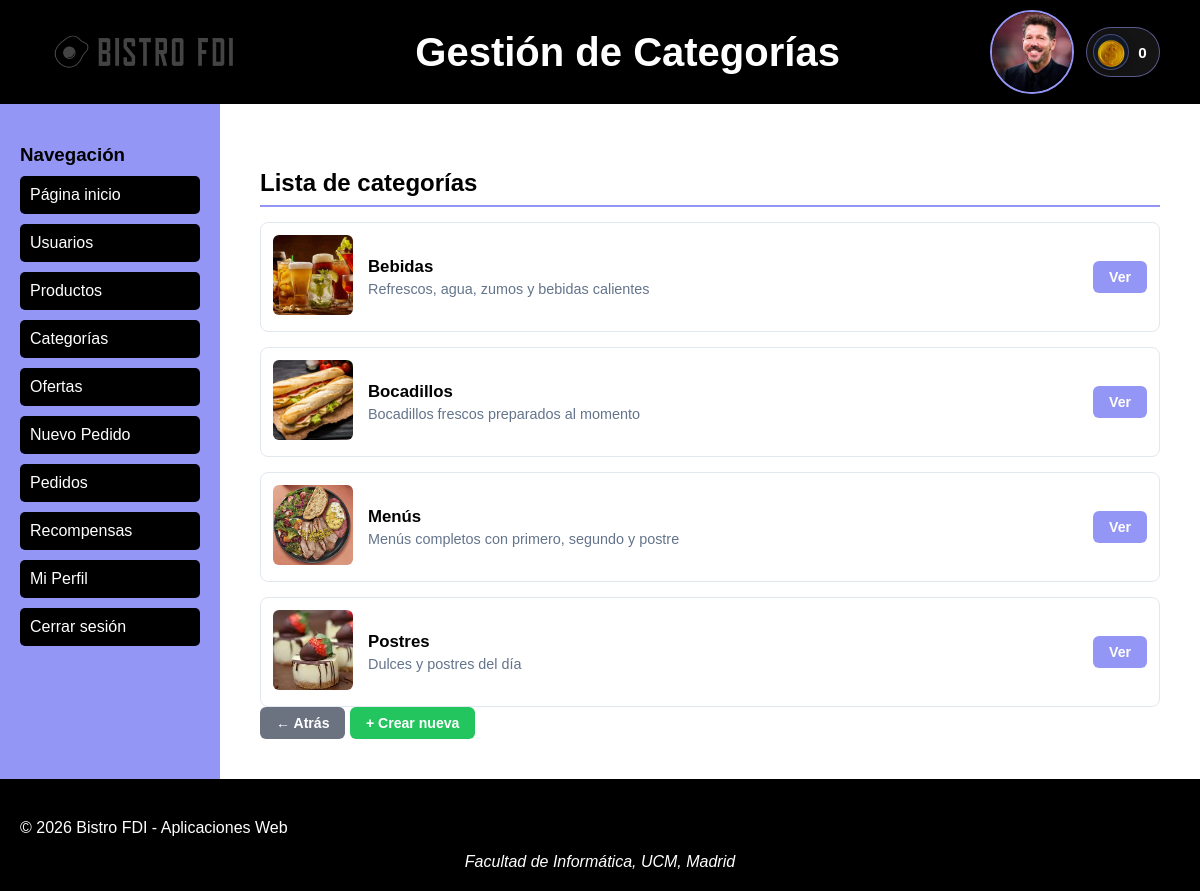
The app's page /includes/vistas/productos/categoriaslist.php (signed in), older data.
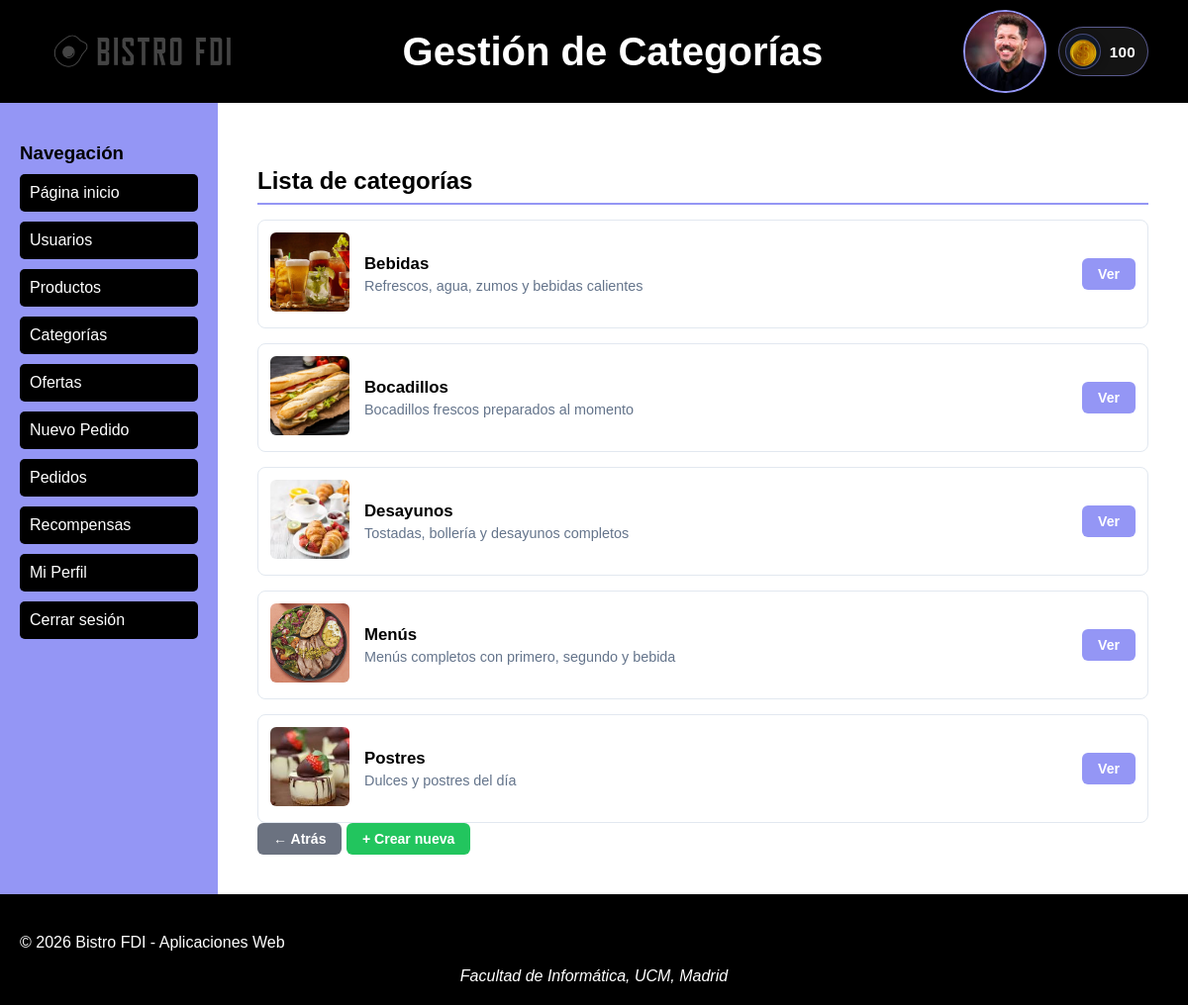
The same page, newer data.
### tables this page shows
CREATE TABLE IF NOT EXISTS `Usuarios` (
  `id`             int(11)      NOT NULL AUTO_INCREMENT,
  `nombreUsuario`  varchar(50) NOT NULL,
  `email`          varchar(100) NOT NULL,
  `nombre`         varchar(100) NOT NULL,
  `apellidos`      varchar(150) NOT NULL,
  `password`       varchar(255) NOT NULL,
  `avatar`         varchar(255),
  `saldo_bistrocoins`int(11)    NOT NULL DEFAULT 0,
  `activo`         tinyint(1)   NOT NULL DEFAULT 1,
  `fecha_creacion` datetime     NOT NULL DEFAULT CURRENT_TIMESTAMP,
  PRIMARY KEY (`id`),
  UNIQUE KEY `uq_nombreUsuario` (`nombreUsuario`)
);

CREATE TABLE IF NOT EXISTS `Categorias` (
  `id`                        int(11)      NOT NULL AUTO_INCREMENT,
  `nombre`                    varchar(100) NOT NULL,
  `descripcion`               text NOT NULL,
  `imagen`                    varchar(255),
  `activa`                    tinyint(1)   NOT NULL DEFAULT 1,
  `necesita_preparacion`      tinyint(1)   NOT NULL DEFAULT 1,
  PRIMARY KEY (`id`),
  UNIQUE KEY `uq_categoria_nombre` (`nombre`)
);

### includes/Producto/Categoria.php (called while the page is built, shortened)
<?php
class Categoria
{
    private $id;
    private $nombre;
    private $descripcion;
    private $imagen;
    public function __construct($nombre, $descripcion, $imagen, $activa, $id = null)
    {
        $this->id = $id;
        $this->nombre = $nombre;
        $this->descripcion = $descripcion;
        $this->imagen = $imagen;
    }
  public function getId()
  {
    return $this->id;
  }
  public function getNombre()
  {
    return $this->nombre;
  }
  public function getDescripcion()
  {
    return $this->descripcion;
  }
  public function getImagen()
  {
    return $this->imagen;
  }
}
?>

### includes/Producto/CategoriaDB.php (called while the page is built, shortened)
<?php
class CategoriaDB
{
  private static function filaACategoria(array $fila): Categoria
  {
    return new Categoria(
      $fila['nombre'],
      $fila['descripcion'],
      $fila['imagen'],
      (bool) $fila['activa'],
      intval($fila['id'])
    );
  }
  public static function listarTodas(): array
  {
    $conexion = Aplicacion::getInstance()->getConexionBd();
    $query = $conexion->prepare("SELECT * FROM Categorias ORDER BY nombre ASC");
    $query->execute();
    $resultado = $query->get_result();
    $categorias = [];
    while ($fila = $resultado->fetch_assoc()) {
      $categorias[] = self::filaACategoria($fila);
    }
    return $categorias;
  }
}

### includes/Producto/CategoriaService.php (called while the page is built, shortened)
<?php
class CategoriaService
{
  public static function listarTodas(): array
  {
    return CategoriaDB::listarTodas();
  }
}

### includes/vistas/productos/categoriaslist.php (called while the page is built, shortened)
<?php
require_once dirname(__DIR__, 3) . '/includes/config.php';
$esGerente = Aplicacion::esGerente();
$categorias = $esGerente? CategoriaService::listarTodas() : CategoriaService::listarActivas();
$tituloHeader = 'Gestión de Categorías';
$contenidoPrincipal = GenerarListaCategorias::generar($categorias, $esGerente);
require(RAIZ_APP . '/includes/vistas/common/plantilla.php');

### includes/Usuario/UsuarioDB.php (called while the page is built, shortened)
<?php
class UsuarioDB
{
  public static function buscarPorNombre($nombreUsuario)
  {
    $conn = Aplicacion::getInstance()->getConexionBd();
    $query = $conn->prepare("SELECT * FROM Usuarios U WHERE U.nombreUsuario=?");
    $query->bind_param("s", $nombreUsuario);
    $query->execute();
    $rs = $query->get_result();
    $fila = $rs->fetch_assoc();
    if ($fila) {
      Rol::cargarRol($fila['id']);
      $user = new Usuario($fila['nombreUsuario'], $fila['password'], $fila['nombre'], $fila['apellidos'], $fila['email'], $fila['avatar'], $fila['saldo_bistrocoins'], $fila['id']);
      return $user;
    }
    return null;
  }
}

### includes/Usuario/Rol.php (called while the page is built, shortened)
<?php
class Rol
{
  public static function cargarRol($idUsuario)
  {
    $conn = Aplicacion::getInstance()->getConexionBd();
    $query = $conn->prepare("SELECT Roles.id, Roles.nombre FROM Roles INNER JOIN RolesUsuario ON Roles.id = RolesUsuario.rol WHERE RolesUsuario.usuario=?");
    $query->bind_param("i", $idUsuario);
    $query->execute();
    $rs = $query->get_result();
    if ($rs) {
      $rsRol = $rs->fetch_assoc();
      if ($rsRol != null) {
        $rol = new Rol(intval($rsRol['id']), $rsRol['nombre']);
        return $rol;
      }
    } else {
      error_log("Error BD ({$conn->errno}): {$conn->error}");
    }
    return null;
  }
}

### includes/config.php (called while the page is built, shortened)
<?php
spl_autoload_register(function ($class) {
  $prefix = 'es\\ucm\\fdi\\aw\\';
  $base_dir = __DIR__ . '/';
  $len = strlen($prefix);
  $relative_class = substr($class, $len);
  $file = $base_dir . str_replace('\\', '/', $relative_class) . '.php';
});

### includes/Usuario/Usuario.php (called while the page is built, shortened)
<?php
class Usuario
{
  private $saldo_bistrocoins;
  public function __construct($nombreUsuario, $password, $nombre, $apellidos, $email, $avatar, $saldo_bistrocoins = null, $id = null)
  {
    $this->saldo_bistrocoins = $saldo_bistrocoins;
  }
  public function getSaldoBistrocoins()
  {
    return $this->saldo_bistrocoins;
  }
}

### includes/vistas/productos/GenerarListaCategorias.php (the view, shortened to what the changed rows need)
<?php
class GenerarListaCategorias
{
  public static function generar(array $categorias, bool $esGerente): string
  {
    $filasLista = '';
    if ($categorias && count($categorias) > 0) {
      foreach ($categorias as $cat) {
        $nombre      = htmlspecialchars($cat->getNombre());
        $descripcion = htmlspecialchars($cat->getDescripcion());
        $badgeEstado = '';
        $estiloItem  = '';
        $productosUrl = RUTA_VISTAS . '/productos/productoslist.php?categoria=' . $cat->getId();
        $htmlImagen   = self::generarHtmlImagen($cat, $nombre, $productosUrl);
        $verUrl = RUTA_VISTAS . '/productos/categoriasdetail.php?id=' . $cat->getId();
        $filasLista .= <<<FILA
        <div class="categoria-item" {$estiloItem}>
            <div class="categoria-imagen">
                {$htmlImagen}
            </div>
            <div class="categoria-info">
                <strong class="categoria-nombre">{$nombre} {$badgeEstado}</strong>
                <span class="categoria-descripcion">{$descripcion}</span>
            </div>
            <div class="categoria-acciones">
                <a href="{$verUrl}" class="btn btn-ver">Ver</a>
            </div>
        </div>
        FILA;
      }
    } else {
      $filasLista = '<p>No hay categorías disponibles.</p>';
    }
    $volverUrl = RUTA_APP . '/index.php';
    $btnCrearNueva = '';
    if ($esGerente) {
      $crearUrl      = RUTA_VISTAS . '/productos/categoriasdetail.php';
      $btnCrearNueva = "<a href=\"{$crearUrl}\" class=\"btn btn-nuevo\">+ Crear nueva</a>";
    }
    return <<<EOS
    <section id="contenido">
        <h2>Lista de categorías</h2>
        <div class="lista-categorias">
            {$filasLista}
        </div>
        <div class="acciones-pie">
            <a href="{$volverUrl}" class="btn btn-volver">← Atrás</a>
            {$btnCrearNueva}
        </div>
    </section>
    EOS;
  }
  private static function generarHtmlImagen(Categoria $cat, string $nombre, string $productosUrl): string
  {
    if ($cat->getImagen()) {
      $rutaImagen = RUTA_APP . htmlspecialchars($cat->getImagen());
      return "<a href=\"{$productosUrl}\"><img src=\"{$rutaImagen}\" alt=\"{$nombre}\" class=\"categoria-img\" /></a>";
    }
    return "<a href=\"{$productosUrl}\"><div class=\"img-placeholder\">📷<br>Sin imagen</div></a>";
  }
}
?>

### includes/vistas/common/header.php (shortened to what the changed rows need)
<?php
$saldoCliente = null;
if (
    Aplicacion::estaLogueado()
    && !empty($_SESSION['nombreUsuario'])
) {
    $usuarioActual = UsuarioDB::buscarPorNombre($_SESSION['nombreUsuario']);
    if ($usuarioActual) {
        $saldoCliente = (int) $usuarioActual->getSaldoBistrocoins();
    }
}
?>
<header>
    <h1><?= $tituloHeader ?></h1>
    <div class="saludo">
        <?php if (isset($_SESSION['login']) && $_SESSION['login'] === true): ?>
            <?php if ($saldoCliente !== null): ?>
                <div class="saldo-cliente" title="Saldo actual en BistroCoins">
                    <span class="moneda-bistro" aria-hidden="true">
                        <img src="<?= RUTA_IMGS . '/bistroCoins.png' ?>" alt="BistroCoins">
                    </span>
                    <span class="saldo-valor"><?= number_format($saldoCliente, 0, ',', '.') ?></span>
                </div>
            <?php endif; ?>
        <?php else: ?>
            Usuario desconocido. Inicia sesión para acceder a las funcionalidades.
        <?php endif; ?>
    </div>
</header>

Row changes from the older to the newer data that the page shows:
changed usuarios: saldo_bistrocoins "0" → "100"
added categorias: imagen (picture), nombre "Desayunos", descripcion "Tostadas, bollería y desayunos completos"
changed categorias "Menús": descripcion "Menús completos con primero, segundo y postre" → "Menús completos con primero, segundo y bebida"
